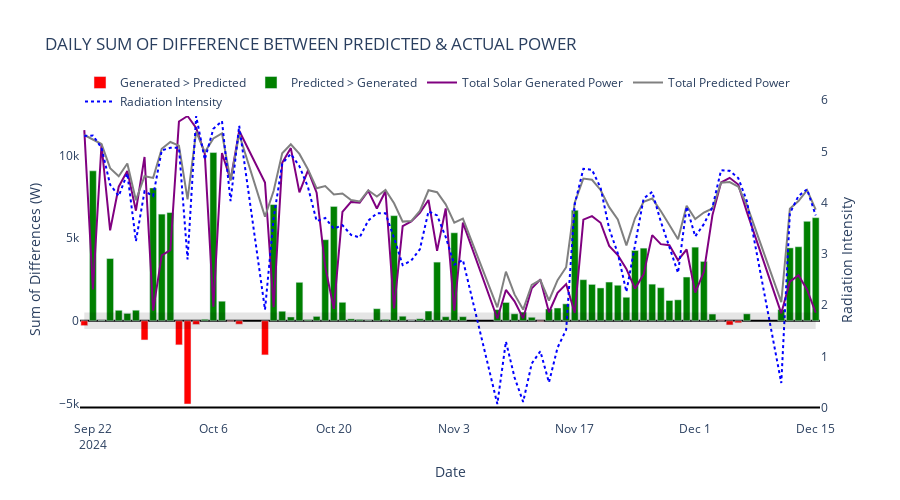

Write notebook code for a chart like this one.
### Markdown cell above
#### ACTUAL, PREDICTED POWER VS. ERROR AT DAY

### Code cell
# Create the bar plot for 'Difference' (Primary Axis)
fig2 = px.bar(
    df_daily, 
    x='Date', 
    y='Difference', 
    title='DAILY SUM OF DIFFERENCE BETWEEN PREDICTED & ACTUAL POWER',
    color='Color Label', 
    color_discrete_map={
        'Predicted > Generated': 'green', 
        'Generated > Predicted': 'red'
    }
)

# Add 'inverter_power' as a line (Primary Axis)
fig2.add_scatter(
    x=df_daily['Date'], 
    y=df_daily['inverter_power'], 
    mode='lines', 
    name='Total Solar Generated Power', 
    line=dict(color='purple')
)

# Add 'Predicted Power' as a line (Primary Axis)
fig2.add_scatter(
    x=df_daily['Date'],
    y=df_daily['Predicted Power'],
    mode='lines',
    name='Total Predicted Power',
    line=dict(color='grey')
)

# Add 'radiation_intensity' as a line on the Secondary Axis
fig2.add_scatter(
    x=df_daily['Date'],
    y=df_daily['radiation_intensity'],
    mode='lines',
    name='Radiation Intensity',
    line=dict(color='blue', width=2, dash='dot'),  # Blue dotted line for distinction
    yaxis='y2'                                     # Assign to secondary y-axis
)

# Add a transparent band between -500 and 500 (Primary Axis)
fig2.add_shape(
    type="rect",
    x0=df_daily['Date'].min(), x1=df_daily['Date'].max(),
    y0=-500, y1=500,
    fillcolor="rgba(0, 0, 0, 0.1)",       # Transparent fill with slight black tint
    line=dict(color="rgba(0, 0, 0, 0)")   # No border line
)

# Update layout to configure secondary y-axis and overall styling
fig2.update_layout(
    xaxis_title='Date',
    yaxis_title='Sum of Differences (W)',
    yaxis=dict(
        zeroline=True,                   # Ensure primary y-axis has a zero line
        zerolinecolor='black'            # Color of the zero line
    ),
    yaxis2=dict(
        title='Radiation Intensity',     # Title for secondary y-axis
        overlaying='y',                  # Overlay on primary y-axis
        side='right',                    # Place on the right side
        zeroline=True,                   # Ensure secondary y-axis has a zero line
        zerolinecolor='black',           # Color of the zero line
        showgrid=False                   # Hide grid lines for secondary y-axis
    ),
    template='plotly',
    plot_bgcolor='white',                # White background for the plot
    paper_bgcolor='white',               # White paper background
    legend=dict(
        x=0, y=1.1, 
        orientation='h',                 # Horizontal legend
        title_text='',                   # Remove "Color" from the legend title
        font=dict(size=12)
    ),
    height=500                           # Set the height of the chart
)

fig2.show()                              # Show the final plot
